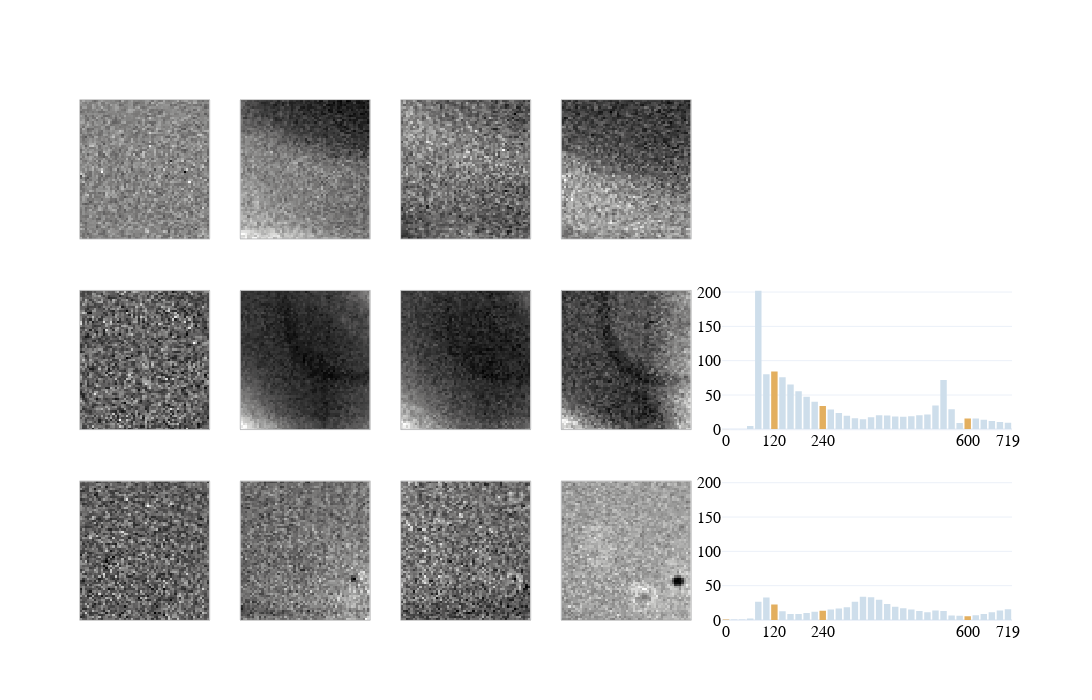

The cell this chart's notebook holds for it:
### Code cell
import numpy as np
import plotly.graph_objects as go
import plotly.express as px
from plotly.subplots import make_subplots

def format_title(title, subtitle=None, font_size=16, subtitle_font_size=12):
    title = f'<span style="font-size: {font_size}px;"><b>{title}</b></span>'
    if not subtitle:
        return title
    subtitle = f'<span style="font-size: {subtitle_font_size}px;">{subtitle}</span>'
    return f"{title}<br>{subtitle}"

cd = ["#E1462C", "#0059A0", "#5F3893", "#FF8777","#0A2C6E", "#CEDEEB"]
frames = [0,6,12,30]
wl = 3

fig1 = make_subplots(
    rows=3,
    cols=6,
    vertical_spacing=0.1, 
    specs=[[{}, {}, {}, {}, {}, {}],
        [{},{},{},{},{"colspan": 2}, None],
        [{},{},{},{},{"colspan": 2}, None]],
)

bars = [cd[5]] * 36

bars[frames[0]] = "#E3AF5F"
bars[frames[1]] = "#E3AF5F"
bars[frames[2]] = "#E3AF5F"
bars[frames[3]] = "#E3AF5F"


for i in range(4):
    fig1.add_trace(
        go.Heatmap(z=x[wl][frames[i]], colorscale="gray", showscale=False), row=1, col=i+1
    )

for i in range(4):
    fig1.add_trace(
        go.Heatmap(z=cf_high[wl][frames[i]], colorscale="gray", showscale=False), row=2, col=i+1
    )

for i in range(4):
    fig1.add_trace(
        go.Heatmap(z=cf_low[wl][frames[i]], colorscale="gray", showscale=False), row=3, col=i+1
    )


fig1.add_trace(
    go.Bar(
        y=np.sqrt(np.square(x - cf_high).sum(( 2, 3)))[wl],
        marker_color=bars,
        opacity=1,
        showlegend=False,
        marker_line_width=0,
    ),
    row=2,
    col=5,
)

fig1.add_trace(
    go.Bar(
        y=np.sqrt(np.square(x - cf_low).sum(( 2, 3)))[wl],
        marker_color=bars,
        opacity=1,
        showlegend=False,
        marker_line_width=0,
    ),
    row=3,
    col=5,
)

for i in range(4):
    fig1.update_yaxes(
        showticklabels=False,
        showline=True,
        linewidth=0.5,
        linecolor="grey",
        mirror=True,
        col=i+1,
    )
    fig1.update_xaxes(
        showticklabels=False,
        showline=True,
        linewidth=0.5,
        linecolor="grey",
        mirror=True,
        col=i+1,
    )

fig1.update_yaxes(tickfont= dict(size=16, family="Helvetica", color="rgb(0,0,0)"),range = [0,202], col= 5)
fig1.update_xaxes(
   ticktext = [0,0,120,240,600,719], tickvals=[0,frames[0],frames[1],frames[2],frames[3], 35], tickfont= dict(size=16, family="Helvetica", color="rgb(0,0,0)"), col=5
)

fig1.update_layout(
    template="plotly_white",
    title_y=0.97,
    title_x=0.085,
    height=700,
    width=1120,
)

fig1.write_image("xai/images/"+ target + "/3D/3D_cf_paper.png", scale=2)
fig1.show()

### Figure 1 — Plotly figure (JSON) as saved in the notebook; plotly's stock layout.template omitted (floating-point values rounded to 4 significant figures; data arrays with more than 128 entries replaced by an {"elided": "..."} marker saying what was removed)
{"data": [{"colorscale": [[0, "rgb(0, 0, 0)"], [0.09091, "rgb(16, 16, 16)"], [0.1818, "rgb(38, 38, 38)"], [0.2727, "rgb(59, 59, 59)"], [0.3636, "rgb(81, 80, 80)"], [0.4545, "rgb(102, 101, 101)"], [0.5455, "rgb(124, 123, 122)"], [0.6364, "rgb(146, 146, 145)"], [0.7273, "rgb(171, 171, 170)"], [0.8182, "rgb(197, 197, 195)"], [0.9091, "rgb(224, 224, 223)"], [1, "rgb(254, 254, 253)"]], "showscale": false, "type": "heatmap", "xaxis": "x", "yaxis": "y", "z": {"elided": "65x56 float values"}}, {"colorscale": [[0, "rgb(0, 0, 0)"], [0.09091, "rgb(16, 16, 16)"], [0.1818, "rgb(38, 38, 38)"], [0.2727, "rgb(59, 59, 59)"], [0.3636, "rgb(81, 80, 80)"], [0.4545, "rgb(102, 101, 101)"], [0.5455, "rgb(124, 123, 122)"], [0.6364, "rgb(146, 146, 145)"], [0.7273, "rgb(171, 171, 170)"], [0.8182, "rgb(197, 197, 195)"], [0.9091, "rgb(224, 224, 223)"], [1, "rgb(254, 254, 253)"]], "showscale": false, "type": "heatmap", "xaxis": "x2", "yaxis": "y2", "z": {"elided": "65x56 float values"}}, {"colorscale": [[0, "rgb(0, 0, 0)"], [0.09091, "rgb(16, 16, 16)"], [0.1818, "rgb(38, 38, 38)"], [0.2727, "rgb(59, 59, 59)"], [0.3636, "rgb(81, 80, 80)"], [0.4545, "rgb(102, 101, 101)"], [0.5455, "rgb(124, 123, 122)"], [0.6364, "rgb(146, 146, 145)"], [0.7273, "rgb(171, 171, 170)"], [0.8182, "rgb(197, 197, 195)"], [0.9091, "rgb(224, 224, 223)"], [1, "rgb(254, 254, 253)"]], "showscale": false, "type": "heatmap", "xaxis": "x3", "yaxis": "y3", "z": {"elided": "65x56 float values"}}, {"colorscale": [[0, "rgb(0, 0, 0)"], [0.09091, "rgb(16, 16, 16)"], [0.1818, "rgb(38, 38, 38)"], [0.2727, "rgb(59, 59, 59)"], [0.3636, "rgb(81, 80, 80)"], [0.4545, "rgb(102, 101, 101)"], [0.5455, "rgb(124, 123, 122)"], [0.6364, "rgb(146, 146, 145)"], [0.7273, "rgb(171, 171, 170)"], [0.8182, "rgb(197, 197, 195)"], [0.9091, "rgb(224, 224, 223)"], [1, "rgb(254, 254, 253)"]], "showscale": false, "type": "heatmap", "xaxis": "x4", "yaxis": "y4", "z": {"elided": "65x56 float values"}}, {"colorscale": [[0, "rgb(0, 0, 0)"], [0.09091, "rgb(16, 16, 16)"], [0.1818, "rgb(38, 38, 38)"], [0.2727, "rgb(59, 59, 59)"], [0.3636, "rgb(81, 80, 80)"], [0.4545, "rgb(102, 101, 101)"], [0.5455, "rgb(124, 123, 122)"], [0.6364, "rgb(146, 146, 145)"], [0.7273, "rgb(171, 171, 170)"], [0.8182, "rgb(197, 197, 195)"], [0.9091, "rgb(224, 224, 223)"], [1, "rgb(254, 254, 253)"]], "showscale": false, "type": "heatmap", "xaxis": "x7", "yaxis": "y7", "z": {"elided": "65x56 float values"}}, {"colorscale": [[0, "rgb(0, 0, 0)"], [0.09091, "rgb(16, 16, 16)"], [0.1818, "rgb(38, 38, 38)"], [0.2727, "rgb(59, 59, 59)"], [0.3636, "rgb(81, 80, 80)"], [0.4545, "rgb(102, 101, 101)"], [0.5455, "rgb(124, 123, 122)"], [0.6364, "rgb(146, 146, 145)"], [0.7273, "rgb(171, 171, 170)"], [0.8182, "rgb(197, 197, 195)"], [0.9091, "rgb(224, 224, 223)"], [1, "rgb(254, 254, 253)"]], "showscale": false, "type": "heatmap", "xaxis": "x8", "yaxis": "y8", "z": {"elided": "65x56 float values"}}, {"colorscale": [[0, "rgb(0, 0, 0)"], [0.09091, "rgb(16, 16, 16)"], [0.1818, "rgb(38, 38, 38)"], [0.2727, "rgb(59, 59, 59)"], [0.3636, "rgb(81, 80, 80)"], [0.4545, "rgb(102, 101, 101)"], [0.5455, "rgb(124, 123, 122)"], [0.6364, "rgb(146, 146, 145)"], [0.7273, "rgb(171, 171, 170)"], [0.8182, "rgb(197, 197, 195)"], [0.9091, "rgb(224, 224, 223)"], [1, "rgb(254, 254, 253)"]], "showscale": false, "type": "heatmap", "xaxis": "x9", "yaxis": "y9", "z": {"elided": "65x56 float values"}}, {"colorscale": [[0, "rgb(0, 0, 0)"], [0.09091, "rgb(16, 16, 16)"], [0.1818, "rgb(38, 38, 38)"], [0.2727, "rgb(59, 59, 59)"], [0.3636, "rgb(81, 80, 80)"], [0.4545, "rgb(102, 101, 101)"], [0.5455, "rgb(124, 123, 122)"], [0.6364, "rgb(146, 146, 145)"], [0.7273, "rgb(171, 171, 170)"], [0.8182, "rgb(197, 197, 195)"], [0.9091, "rgb(224, 224, 223)"], [1, "rgb(254, 254, 253)"]], "showscale": false, "type": "heatmap", "xaxis": "x10", "yaxis": "y10", "z": {"elided": "65x56 float values"}}, {"colorscale": [[0, "rgb(0, 0, 0)"], [0.09091, "rgb(16, 16, 16)"], [0.1818, "rgb(38, 38, 38)"], [0.2727, "rgb(59, 59, 59)"], [0.3636, "rgb(81, 80, 80)"], [0.4545, "rgb(102, 101, 101)"], [0.5455, "rgb(124, 123, 122)"], [0.6364, "rgb(146, 146, 145)"], [0.7273, "rgb(171, 171, 170)"], [0.8182, "rgb(197, 197, 195)"], [0.9091, "rgb(224, 224, 223)"], [1, "rgb(254, 254, 253)"]], "showscale": false, "type": "heatmap", "xaxis": "x12", "yaxis": "y12", "z": {"elided": "65x56 float values"}}, {"colorscale": [[0, "rgb(0, 0, 0)"], [0.09091, "rgb(16, 16, 16)"], [0.1818, "rgb(38, 38, 38)"], [0.2727, "rgb(59, 59, 59)"], [0.3636, "rgb(81, 80, 80)"], [0.4545, "rgb(102, 101, 101)"], [0.5455, "rgb(124, 123, 122)"], [0.6364, "rgb(146, 146, 145)"], [0.7273, "rgb(171, 171, 170)"], [0.8182, "rgb(197, 197, 195)"], [0.9091, "rgb(224, 224, 223)"], [1, "rgb(254, 254, 253)"]], "showscale": false, "type": "heatmap", "xaxis": "x13", "yaxis": "y13", "z": {"elided": "65x56 float values"}}, {"colorscale": [[0, "rgb(0, 0, 0)"], [0.09091, "rgb(16, 16, 16)"], [0.1818, "rgb(38, 38, 38)"], [0.2727, "rgb(59, 59, 59)"], [0.3636, "rgb(81, 80, 80)"], [0.4545, "rgb(102, 101, 101)"], [0.5455, "rgb(124, 123, 122)"], [0.6364, "rgb(146, 146, 145)"], [0.7273, "rgb(171, 171, 170)"], [0.8182, "rgb(197, 197, 195)"], [0.9091, "rgb(224, 224, 223)"], [1, "rgb(254, 254, 253)"]], "showscale": false, "type": "heatmap", "xaxis": "x14", "yaxis": "y14", "z": {"elided": "65x56 float values"}}, {"colorscale": [[0, "rgb(0, 0, 0)"], [0.09091, "rgb(16, 16, 16)"], [0.1818, "rgb(38, 38, 38)"], [0.2727, "rgb(59, 59, 59)"], [0.3636, "rgb(81, 80, 80)"], [0.4545, "rgb(102, 101, 101)"], [0.5455, "rgb(124, 123, 122)"], [0.6364, "rgb(146, 146, 145)"], [0.7273, "rgb(171, 171, 170)"], [0.8182, "rgb(197, 197, 195)"], [0.9091, "rgb(224, 224, 223)"], [1, "rgb(254, 254, 253)"]], "showscale": false, "type": "heatmap", "xaxis": "x15", "yaxis": "y15", "z": {"elided": "65x56 float values"}}, {"marker": {"color": ["#E3AF5F", "#CEDEEB", "#CEDEEB", "#CEDEEB", "#CEDEEB", "#CEDEEB", "#E3AF5F", "#CEDEEB", "#CEDEEB", "#CEDEEB", "#CEDEEB", "#CEDEEB", "#E3AF5F", "#CEDEEB", "#CEDEEB", "#CEDEEB", "#CEDEEB", "#CEDEEB", "#CEDEEB", "#CEDEEB", "#CEDEEB", "#CEDEEB", "#CEDEEB", "#CEDEEB", "#CEDEEB", "#CEDEEB", "#CEDEEB", "#CEDEEB", "#CEDEEB", "#CEDEEB", "#E3AF5F", "#CEDEEB", "#CEDEEB", "#CEDEEB", "#CEDEEB", "#CEDEEB"], "line": {"width": 0}}, "opacity": 1, "showlegend": false, "type": "bar", "xaxis": "x11", "y": [0.6351, 0.6133, 0.6316, 4.747, 204.3, 80.29, 84.26, 76.02, 65.25, 55.43, 47.4, 40.12, 34.04, 28.76, 23.79, 19.61, 16.14, 14.74, 17.51, 20.55, 20.0, 18.56, 18.16, 18.94, 20.36, 21.66, 34.81, 71.8, 29.43, 9.183, 15.77, 15.68, 13.93, 12.16, 10.71, 9.65], "yaxis": "y11"}, {"marker": {"color": ["#E3AF5F", "#CEDEEB", "#CEDEEB", "#CEDEEB", "#CEDEEB", "#CEDEEB", "#E3AF5F", "#CEDEEB", "#CEDEEB", "#CEDEEB", "#CEDEEB", "#CEDEEB", "#E3AF5F", "#CEDEEB", "#CEDEEB", "#CEDEEB", "#CEDEEB", "#CEDEEB", "#CEDEEB", "#CEDEEB", "#CEDEEB", "#CEDEEB", "#CEDEEB", "#CEDEEB", "#CEDEEB", "#CEDEEB", "#CEDEEB", "#CEDEEB", "#CEDEEB", "#CEDEEB", "#E3AF5F", "#CEDEEB", "#CEDEEB", "#CEDEEB", "#CEDEEB", "#CEDEEB"], "line": {"width": 0}}, "opacity": 1, "showlegend": false, "type": "bar", "xaxis": "x16", "y": [0.6533, 0.6402, 0.6418, 2.189, 26.69, 32.82, 22.53, 12.72, 8.593, 8.789, 10.06, 11.98, 13.51, 15.26, 16.72, 18.64, 26.74, 33.78, 33.13, 29.55, 23.37, 19.37, 17.15, 15.15, 13.1, 11.21, 13.96, 12.99, 6.595, 6.074, 5.526, 6.756, 8.912, 11.38, 13.68, 15.71], "yaxis": "y16"}], "layout": {"height": 700, "title": {"x": 0.085, "y": 0.97}, "width": 1120, "xaxis": {"anchor": "y", "domain": [0, 0.1389], "linecolor": "grey", "linewidth": 0.5, "mirror": true, "showline": true, "showticklabels": false}, "xaxis10": {"anchor": "y10", "domain": [0.5167, 0.6556], "linecolor": "grey", "linewidth": 0.5, "mirror": true, "showline": true, "showticklabels": false}, "xaxis11": {"anchor": "y11", "domain": [0.6889, 1], "tickfont": {"color": "rgb(0,0,0)", "family": "Helvetica", "size": 16}, "ticktext": [0, 0, 120, 240, 600, 719], "tickvals": [0, 0, 6, 12, 30, 35]}, "xaxis12": {"anchor": "y12", "domain": [0, 0.1389], "linecolor": "grey", "linewidth": 0.5, "mirror": true, "showline": true, "showticklabels": false}, "xaxis13": {"anchor": "y13", "domain": [0.1722, 0.3111], "linecolor": "grey", "linewidth": 0.5, "mirror": true, "showline": true, "showticklabels": false}, "xaxis14": {"anchor": "y14", "domain": [0.3444, 0.4833], "linecolor": "grey", "linewidth": 0.5, "mirror": true, "showline": true, "showticklabels": false}, "xaxis15": {"anchor": "y15", "domain": [0.5167, 0.6556], "linecolor": "grey", "linewidth": 0.5, "mirror": true, "showline": true, "showticklabels": false}, "xaxis16": {"anchor": "y16", "domain": [0.6889, 1], "tickfont": {"color": "rgb(0,0,0)", "family": "Helvetica", "size": 16}, "ticktext": [0, 0, 120, 240, 600, 719], "tickvals": [0, 0, 6, 12, 30, 35]}, "xaxis2": {"anchor": "y2", "domain": [0.1722, 0.3111], "linecolor": "grey", "linewidth": 0.5, "mirror": true, "showline": true, "showticklabels": false}, "xaxis3": {"anchor": "y3", "domain": [0.3444, 0.4833], "linecolor": "grey", "linewidth": 0.5, "mirror": true, "showline": true, "showticklabels": false}, "xaxis4": {"anchor": "y4", "domain": [0.5167, 0.6556], "linecolor": "grey", "linewidth": 0.5, "mirror": true, "showline": true, "showticklabels": false}, "xaxis5": {"anchor": "y5", "domain": [0.6889, 0.8278], "tickfont": {"color": "rgb(0,0,0)", "family": "Helvetica", "size": 16}, "ticktext": [0, 0, 120, 240, 600, 719], "tickvals": [0, 0, 6, 12, 30, 35]}, "xaxis6": {"anchor": "y6", "domain": [0.8611, 1]}, "xaxis7": {"anchor": "y7", "domain": [0, 0.1389], "linecolor": "grey", "linewidth": 0.5, "mirror": true, "showline": true, "showticklabels": false}, "xaxis8": {"anchor": "y8", "domain": [0.1722, 0.3111], "linecolor": "grey", "linewidth": 0.5, "mirror": true, "showline": true, "showticklabels": false}, "xaxis9": {"anchor": "y9", "domain": [0.3444, 0.4833], "linecolor": "grey", "linewidth": 0.5, "mirror": true, "showline": true, "showticklabels": false}, "yaxis": {"anchor": "x", "domain": [0.7333, 1], "linecolor": "grey", "linewidth": 0.5, "mirror": true, "showline": true, "showticklabels": false}, "yaxis10": {"anchor": "x10", "domain": [0.3667, 0.6333], "linecolor": "grey", "linewidth": 0.5, "mirror": true, "showline": true, "showticklabels": false}, "yaxis11": {"anchor": "x11", "domain": [0.3667, 0.6333], "range": [0, 202], "tickfont": {"color": "rgb(0,0,0)", "family": "Helvetica", "size": 16}}, "yaxis12": {"anchor": "x12", "domain": [0, 0.2667], "linecolor": "grey", "linewidth": 0.5, "mirror": true, "showline": true, "showticklabels": false}, "yaxis13": {"anchor": "x13", "domain": [0, 0.2667], "linecolor": "grey", "linewidth": 0.5, "mirror": true, "showline": true, "showticklabels": false}, "yaxis14": {"anchor": "x14", "domain": [0, 0.2667], "linecolor": "grey", "linewidth": 0.5, "mirror": true, "showline": true, "showticklabels": false}, "yaxis15": {"anchor": "x15", "domain": [0, 0.2667], "linecolor": "grey", "linewidth": 0.5, "mirror": true, "showline": true, "showticklabels": false}, "yaxis16": {"anchor": "x16", "domain": [0, 0.2667], "range": [0, 202], "tickfont": {"color": "rgb(0,0,0)", "family": "Helvetica", "size": 16}}, "yaxis2": {"anchor": "x2", "domain": [0.7333, 1], "linecolor": "grey", "linewidth": 0.5, "mirror": true, "showline": true, "showticklabels": false}, "yaxis3": {"anchor": "x3", "domain": [0.7333, 1], "linecolor": "grey", "linewidth": 0.5, "mirror": true, "showline": true, "showticklabels": false}, "yaxis4": {"anchor": "x4", "domain": [0.7333, 1], "linecolor": "grey", "linewidth": 0.5, "mirror": true, "showline": true, "showticklabels": false}, "yaxis5": {"anchor": "x5", "domain": [0.7333, 1], "range": [0, 202], "tickfont": {"color": "rgb(0,0,0)", "family": "Helvetica", "size": 16}}, "yaxis6": {"anchor": "x6", "domain": [0.7333, 1]}, "yaxis7": {"anchor": "x7", "domain": [0.3667, 0.6333], "linecolor": "grey", "linewidth": 0.5, "mirror": true, "showline": true, "showticklabels": false}, "yaxis8": {"anchor": "x8", "domain": [0.3667, 0.6333], "linecolor": "grey", "linewidth": 0.5, "mirror": true, "showline": true, "showticklabels": false}, "yaxis9": {"anchor": "x9", "domain": [0.3667, 0.6333], "linecolor": "grey", "linewidth": 0.5, "mirror": true, "showline": true, "showticklabels": false}}}
